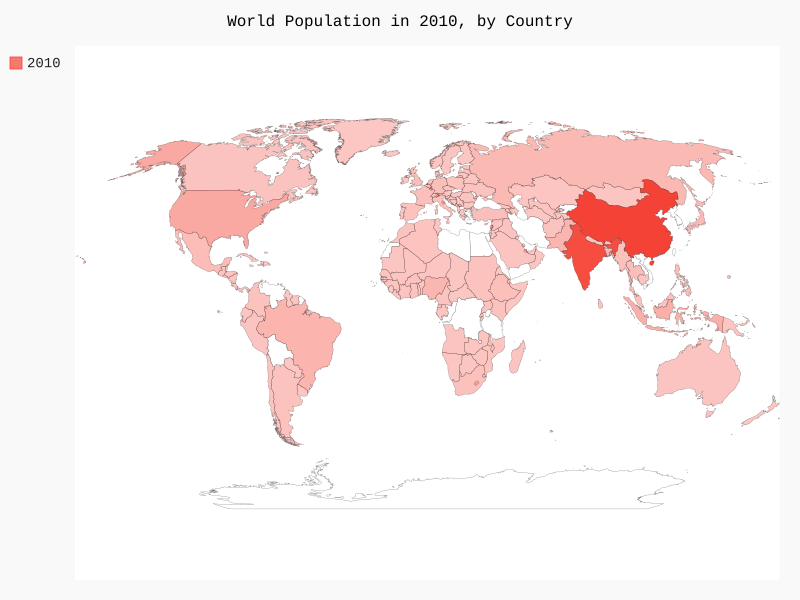

Write the Python code that produced this figure.
import json

from pygal.maps.world import World
from country_codes import get_country_code


#Carrega os dados em uma lista

filename = 'population_data.json'
with open(filename) as f:
	pop_data = json.load(f)
	

# Exibe a população de cada país em 2010
# Constrói um dicionário com dados das populações
cc_poplations = {}
for pop_dict in pop_data:
	
	if pop_dict['Year'] == '2010':
		country_name = pop_dict['Country Name']
		population = int(float(pop_dict['Value']))
		code = get_country_code(country_name)
		#print(country_name+": "+str(population))
		if code:
			#print(code+": "+str(population))
			cc_poplations[code] = population
		"""else:
			print('ERROR - '+ country_name)"""

wm = World()
wm.title='World Population in 2010, by Country'
wm.add('2010', cc_poplations)


wm.render_to_file('world_population.svg')
